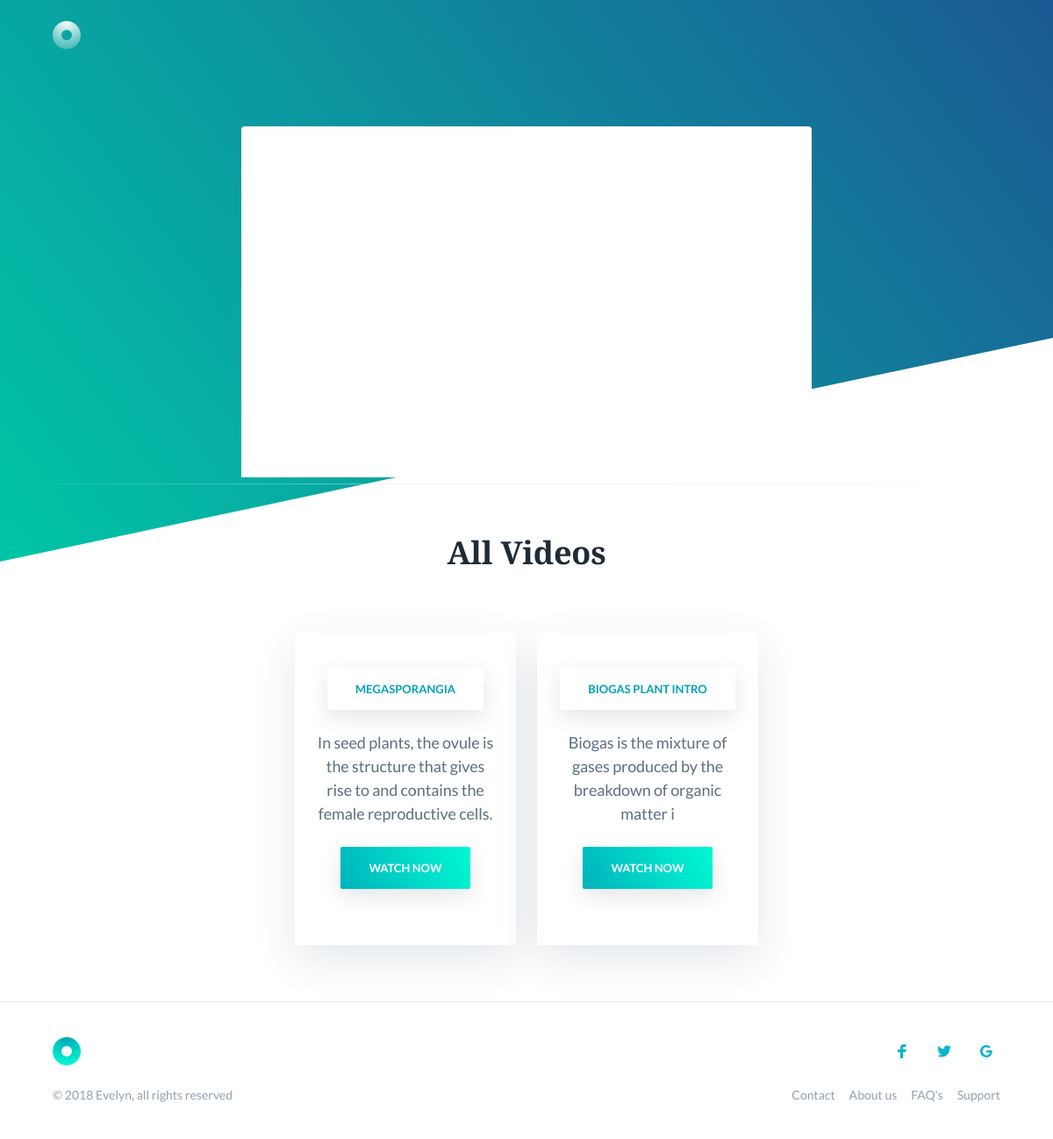
/watch/1, run on an earlier commit of the app's database.
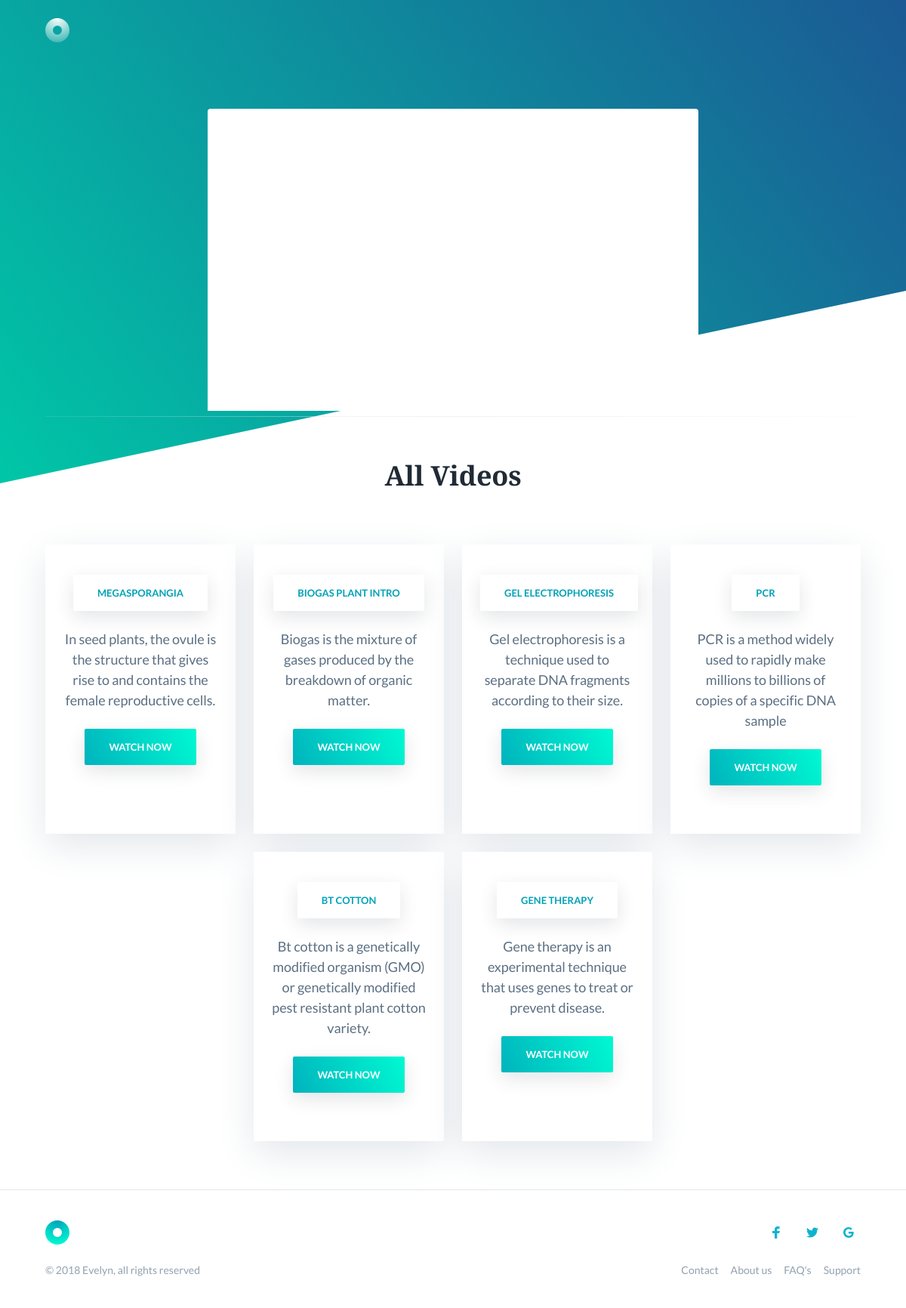
And on a later commit of the database.
### lectures/models.py (models this page shows)
class LectureVideos(models.Model):
    topic = models.CharField(max_length=50)
    disc = models.TextField()
    link = models.URLField(max_length=200)
    class Meta:
        verbose_name_plural = 'Topics'

### lectures/views.py (the view)
# urls.py: path('watch/<int:play>', views.watch, name='watch')
def watch(request, play):
    try:
        display = LectureVideos.objects.get(id=play)
    except LectureVideos.DoesNotExist:
        raise Http404("Video Does Not Exist.")
    context = {
        'display': display,
        'videos': LectureVideos.objects.all()
    }
    return render(request, 'watch.html', context)

### Templates/watch.html (shortened to what this page needs)
{% load static %}
<!DOCTYPE html>
<html lang="en">
<head>
    <link rel="stylesheet" href="{% static 'css/style.css' %}">
</head>
<body class="is-boxed has-animations">
    <div class="body-wrap boxed-container">
        <header class="site-header">
            <div class="container">
                <div class="site-header-inner">
                    <div class="brand header-brand">
                        <h1 class="m-0">
                            <a href="#">
                            </a>
                        </h1>
                    </div>
                </div>
            </div>
        </header>
        <main>
            <center><iframe class="hero-media" width="650" height="315" src="{{ display.link }}" frameborder="0"
                    allow="accelerometer; autoplay; encrypted-media; gyroscope; picture-in-picture" allowfullscreen></iframe></center>
            <section class="features section text-center">
                <div class="container">
                    <div class="features-inner section-inner has-top-divider">
                        <h2 class="section-title mt-0">All Videos</h2>
                        <div class="features-wrap">
                            {% for video in videos %}
                            <div class="feature is-revealing">
                                <div class="feature-inner">
                                    <p class="hero-cta is-revealing"><a class="button button-shadow" href="{% url 'watch' play=video.id %}">{{ video.topic }}</a></p>
                                    <p class="text-sm">{{ video.disc }}</p>
                                    <p class="hero-cta is-revealing"><a class="button button-secondary button-shadow" href="{% url 'watch' play=video.id %}">Watch Now</a></p>
                                </div>
                            </div>
                           {% endfor %}
                        </div>
                    </div>
                </div>
            </section>
        </main>
        <footer class="site-footer">
            <div class="container">
                <div class="site-footer-inner">
                    <div class="brand footer-brand">
                        <a href="#">
                        </a>
                    </div>
                    <ul class="footer-links list-reset">
                        <li>
                            <a href="#">Contact</a>
                        </li>
                        <li>
                            <a href="#">About us</a>
                        </li>
                        <li>
                            <a href="#">FAQ's</a>
                        </li>
                        <li>
                            <a href="#">Support</a>
                        </li>
                    </ul>
                    <ul class="footer-social-links list-reset">
                        <li>
                            <a href="#">
                                <svg width="16" height="16" xmlns="http://www.w3.org/2000/svg">
                                    <path d="M6.023 16L6 9H3V6h3V4c0-2.7 1.672-4 4.08-4 1.153 0 2.144.086 2.433.124v2.821h-1.67c-1.31 0-1.563.623-1.563 1.536V6H13l-1 3H9.28v7H6.023z" fill="#0EB3CE"/>
                                </svg>
                            </a>
                        </li>
                        <li>
                            <a href="#">
                            </a>
                        </li>
                        <li>
                            <a href="#">
                                <svg width="16" height="16" xmlns="http://www.w3.org/2000/svg">
                                    <path d="M7.9 7v2.4H12c-.2 1-1.2 3-4 3-2.4 0-4.3-2-4.3-4.4 0-2.4 2-4.4 4.3-4.4 1.4 0 2.3.6 2.8 1.1l1.9-1.8C11.5 1.7 9.9 1 8 1 4.1 1 1 4.1 1 8s3.1 7 7 7c4 0 6.7-2.8 6.7-6.8 0-.5 0-.8-.1-1.2H7.9z" fill="#0EB3CE"/>
                                </svg>
                            </a>
                        </li>
                    </ul>
                    <div class="footer-copyright">&copy; 2018 Evelyn, all rights reserved</div>
                </div>
            </div>
        </footer>
    </div>
</body>
</html>

What changed in the data, as far as the page shows it:
changed LectureVideos "BIOGAS PLANT INTRO": disc "Biogas is the mixture of gases produced by the breakdown of organic matter i" → "Biogas is the mixture of gases produced by the breakdown of organic matter."
added LectureVideos: topic "GEL ELECTROPHORESIS", disc "Gel electrophoresis is a technique used to separate DNA fragments according to their size."
added LectureVideos: topic "PCR", disc "PCR is a method widely used to rapidly make millions to billions of copies of a specific DNA sample"
added LectureVideos: topic "BT COTTON", disc "Bt cotton is a genetically modified organism (GMO) or genetically modified pest resistant plant cotton variety."
added LectureVideos: topic "GENE THERAPY", disc "Gene therapy is an experimental technique that uses genes to treat or prevent disease."
